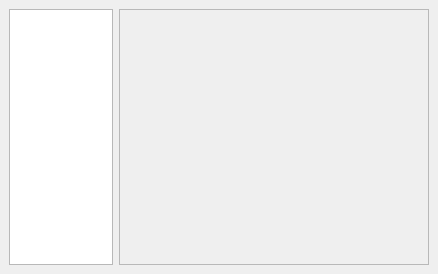
<?xml version="1.0" encoding="UTF-8"?>
<ui version="4.0">
 <class>MainWindow</class>
 <widget class="QMainWindow" name="MainWindow">
  <property name="geometry">
   <rect>
    <x>0</x>
    <y>0</y>
    <width>438</width>
    <height>274</height>
   </rect>
  </property>
  <property name="windowTitle">
   <string>MainWindow</string>
  </property>
  <widget class="QWidget" name="centralwidget">
   <layout class="QHBoxLayout" name="horizontalLayout">
    <item>
     <widget class="QListWidget" name="UserList">
      <property name="sizePolicy">
       <sizepolicy hsizetype="Expanding" vsizetype="Expanding">
        <horstretch>1</horstretch>
        <verstretch>0</verstretch>
       </sizepolicy>
      </property>
     </widget>
    </item>
    <item>
     <widget class="QFrame" name="MainFrame">
      <property name="sizePolicy">
       <sizepolicy hsizetype="Preferred" vsizetype="Preferred">
        <horstretch>3</horstretch>
        <verstretch>0</verstretch>
       </sizepolicy>
      </property>
      <property name="frameShape">
       <enum>QFrame::Shape::StyledPanel</enum>
      </property>
      <property name="frameShadow">
       <enum>QFrame::Shadow::Raised</enum>
      </property>
     </widget>
    </item>
   </layout>
  </widget>
 </widget>
 <resources/>
 <connections/>
</ui>
